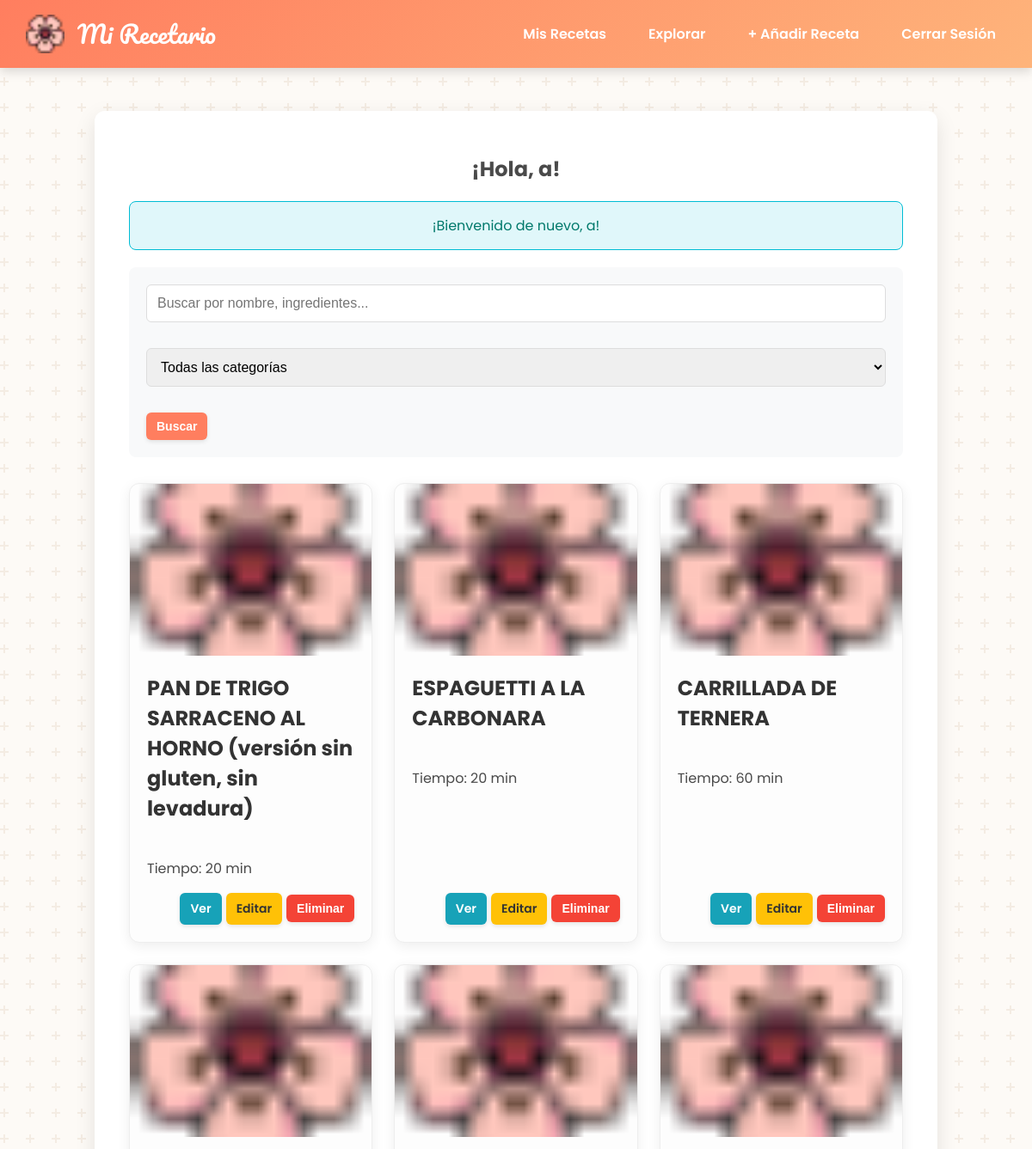
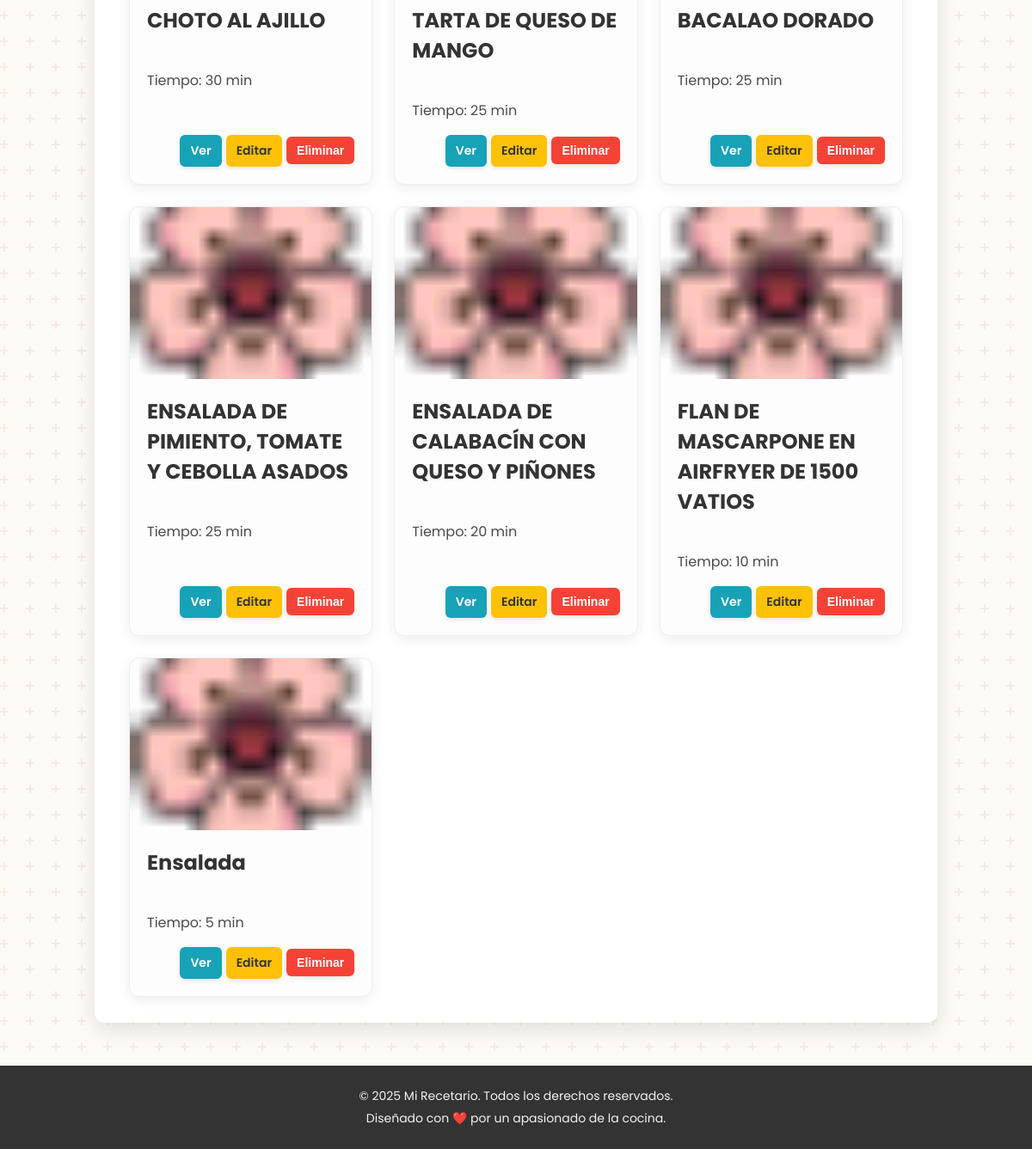
Page /dashboard.php (signed in) on the earlier database version (2 pictures, top to bottom).
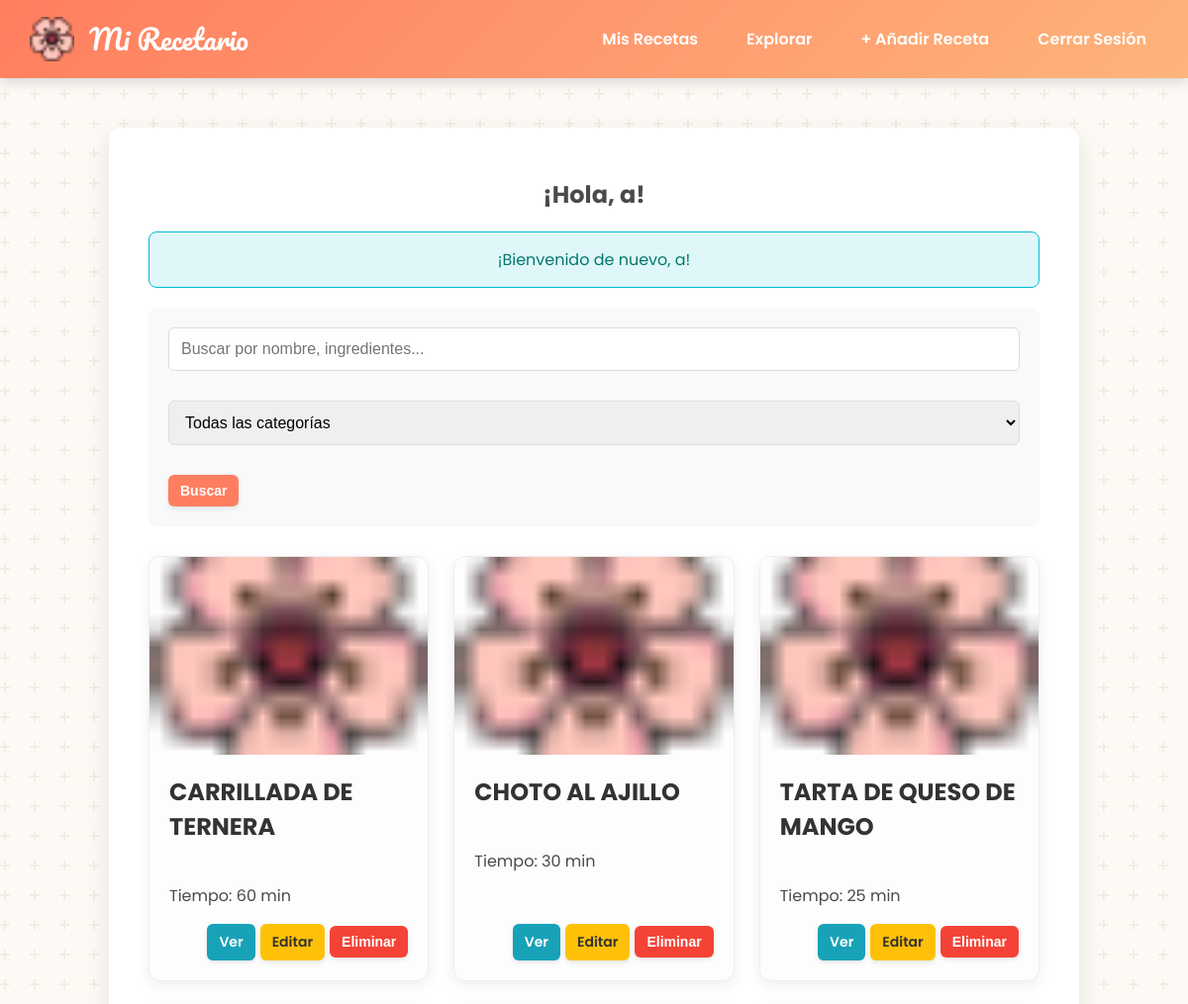
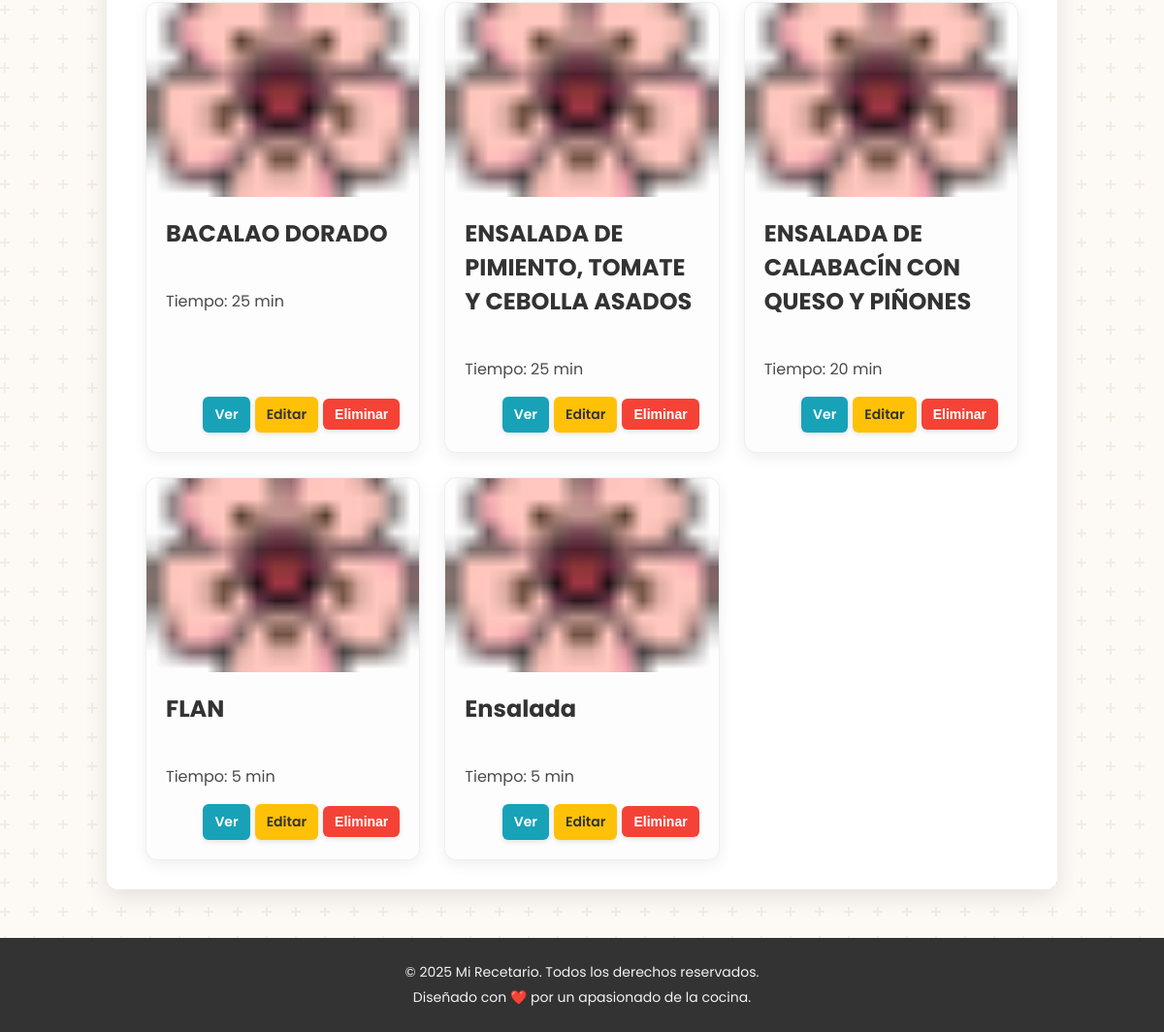
Same page on the later database version (2 pictures, top to bottom).
### tables this page shows
CREATE TABLE IF NOT EXISTS `recetas` (
  `id_receta` int NOT NULL AUTO_INCREMENT,
  `id_usuario` int NOT NULL,
  `nombre_receta` varchar(100) NOT NULL,
  `ingredientes` text NOT NULL,
  `preparacion` text NOT NULL,
  `tiempo_preparacion_minutos` int DEFAULT NULL,
  `fecha_creacion` datetime DEFAULT CURRENT_TIMESTAMP,
  `imagen_url` varchar(100) NOT NULL,
  PRIMARY KEY (`id_receta`),
  KEY `id_usuario` (`id_usuario`)
);

### public/dashboard.php (the view, shortened to what this page needs)
<?php
require_once '../includes/header.php';
require_once '../includes/db_connect.php';
$user_id = $_SESSION['user_id'];
$username = htmlspecialchars($_SESSION['username']);
$recetas = [];
$search_query = trim($_GET['search'] ?? '');
$sql = "SELECT DISTINCT r.id_receta, r.nombre_receta, r.tiempo_preparacion_minutos, r.imagen_url
        FROM recetas r";
$params = [];
$sql .= " WHERE r.id_usuario = ?";
$params[] = $user_id;
$sql .= " ORDER BY r.fecha_creacion DESC";
try {
    $stmt = $pdo->prepare($sql);
    $stmt->execute($params);
    $recetas = $stmt->fetchAll();
} catch (\PDOException $e) {
    error_log("Error al cargar recetas con filtros: " . $e->getMessage());
    $_SESSION['message'] = '<p class="message error">Error al cargar tus recetas. Por favor, inténtalo de nuevo.</p>';
}
?>
<div class="dashboard-container">
    <div class="dashboard-header">
        <h2>¡Hola, <?= $username ?>!</h2>
    </div>
    <?php
    if (isset($_SESSION['message'])) {
        echo $_SESSION['message'];
    }
    ?>
    <div class="search-filter-section">
        <form action="dashboard.php" method="GET">
            <input type="text" name="search" placeholder="Buscar por nombre, ingredientes..." value="<?= htmlspecialchars($search_query) ?>">
            <select name="category">
                <option value="">Todas las categorías</option>
            </select>
            <button type="submit" class="btn">Buscar</button>
        </form>
    </div>
    <?php if (empty($recetas)): ?>
        <div class="message">
            <p>No se encontraron recetas que coincidan con tus filtros.</p>
        </div>
    <?php else: ?>
        <div class="recipes-grid" id="recipes-grid">
            <?php foreach ($recetas as $receta): ?>
                <div class="recipe-card" data-id="<?= $receta['id_receta'] ?>">
                    <img src="<?= htmlspecialchars($receta['imagen_url'] ?: 'img/flor-de-cerezo.png') ?>" alt="Imagen de <?= htmlspecialchars($receta['nombre_receta']) ?>" class="recipe-card-image" onerror="this.onerror=null;this.src='img/flor-de-cerezo.png';">
                    <div class="recipe-card-content">
                        <h3><?= htmlspecialchars($receta['nombre_receta']) ?></h3>
                        <p>Tiempo: <?= htmlspecialchars($receta['tiempo_preparacion_minutos'] ?? 'N/A') ?> min</p>
                        <div class="recipe-actions">
                            <a href="view_recipe.php?id=<?= $receta['id_receta'] ?>" class="btn btn-info">Ver</a>
                            <a href="edit_recipe.php?id=<?= $receta['id_receta'] ?>" class="btn btn-warning">Editar</a>
                            <button type="button" class="btn btn-danger btn-delete"
                                    data-id="<?= $receta['id_receta'] ?>"
                                    data-name="<?= htmlspecialchars($receta['nombre_receta']) ?>">
                                Eliminar
                            </button>
                        </div>
                    </div>
                </div>
            <?php endforeach; ?>
        </div>
    <?php endif; ?>
</div>
<?php
require_once '../includes/footer.php';
?>

Differences in the rows shown:
removed recetas: nombre_receta "PAN DE TRIGO SARRACENO AL HORNO (versión sin gluten, sin levadura)", tiempo_preparacion_minutos "20"
removed recetas: nombre_receta "ESPAGUETTI A LA CARBONARA", tiempo_preparacion_minutos "20"
changed recetas: nombre_receta "FLAN DE MASCARPONE EN AIRFRYER DE 1500 VATIOS" → "FLAN"; tiempo_preparacion_minutos "10" → "5"
